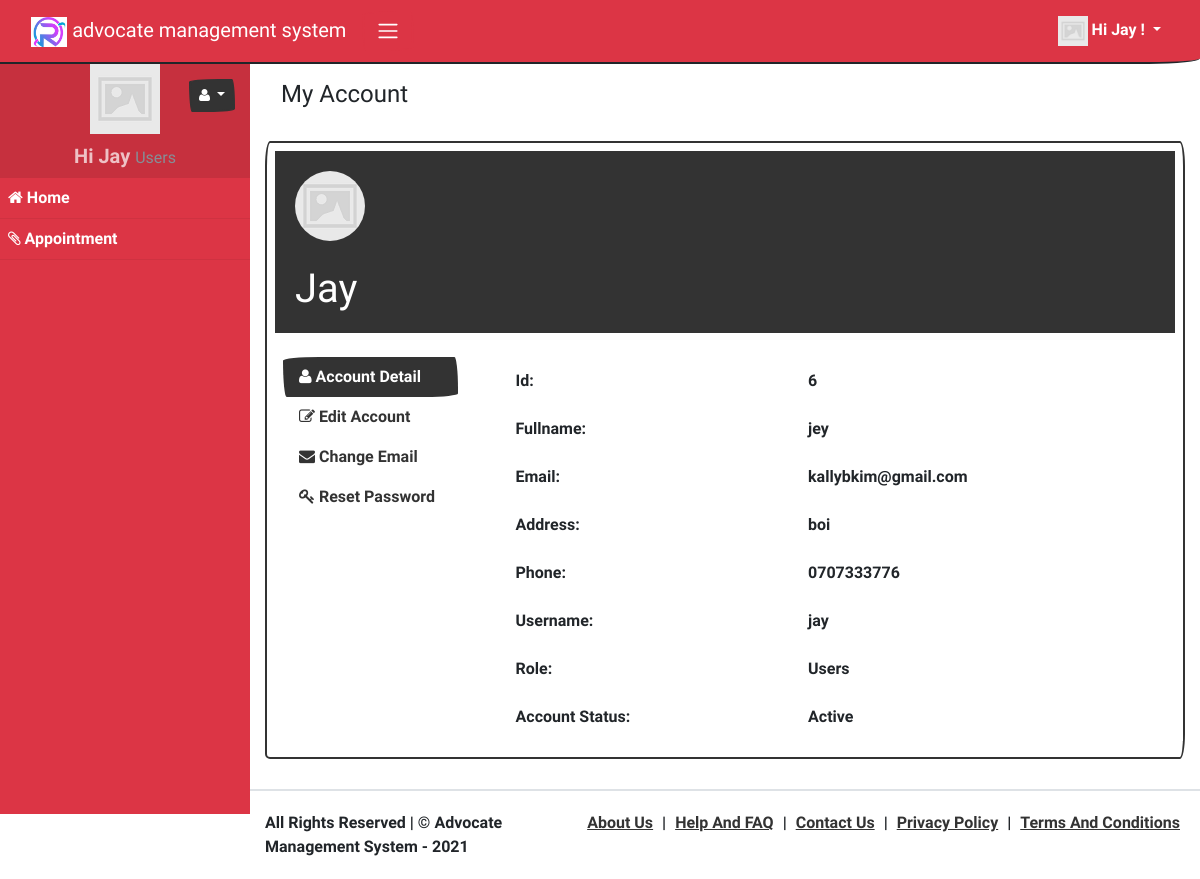
The app's page /account (signed in) with its own data.
### tables this page shows
CREATE TABLE `users` (
  `id` int(11) NOT NULL,
  `fullname` varchar(255) NOT NULL,
  `photo` varchar(255) NOT NULL,
  `email` varchar(255) NOT NULL,
  `address` varchar(255) NOT NULL,
  `phone` varchar(255) NOT NULL,
  `username` varchar(255) NOT NULL,
  `password` varchar(255) DEFAULT NULL,
  `role` varchar(255) NOT NULL,
  `login_session_key` varchar(255) DEFAULT NULL,
  `email_status` varchar(255) DEFAULT NULL,
  `password_expire_date` datetime DEFAULT '2021-04-02 00:00:00',
  `password_reset_key` varchar(255) DEFAULT NULL,
  `account_status` varchar(255) DEFAULT 'Pending'
);

### app/views/partials/account/view.php (the view, shortened to what the rows shown need)
<?php
$can_edit = ACL::is_allowed("users/edit");
?>
<?php
$page_element_id = "view-page-" . random_str();
$current_page = $this->set_current_page_link();
$data = $this->view_data;
?>
<section class="page" id="<?php echo $page_element_id; ?>" data-page-type="view"  data-display-type="table" data-page-url="<?php print_link($current_page); ?>">
    <div  class="">
        <div class="container">
            <div class="row ">
                <div class="col-md-12 comp-grid">
                    <div  class="card animated fadeIn page-content">
                        <?php
                        if(!empty($data)){
                        ?>
                        <div class="bg-primary m-2 mb-4">
                            <div class="profile">
                                <div class="avatar">
                                    <?php
                                    if(!empty(USER_PHOTO)){
                                    Html::page_img(USER_PHOTO, 100, 100);
                                    }
                                    ?>
                                </div>
                                <h1 class="title mt-4"><?php echo $data['username']; ?></h1>
                            </div>
                        </div>
                        <div class="row">
                            <div class="col-md-3">
                                <div class="mx-3 mb-3">
                                    <ul class="nav nav-pills flex-column text-left">
                                        <li class="nav-item">
                                            <a data-toggle="tab" href="#AccountPageView" class="nav-link active">
                                                <i class="fa fa-user"></i> Account Detail
                                            </a>
                                        </li>
                                        <li class="nav-item">
                                            <a data-toggle="tab" href="#AccountPageEdit" class="nav-link">
                                                <i class="fa fa-edit"></i> Edit Account
                                            </a>
                                        </li>
                                        <li class="nav-item">
                                            <a data-toggle="tab" href="#AccountPageChangeEmail" class="nav-link">
                                                <i class="fa fa-envelope"></i> Change Email
                                            </a>
                                        </li>
                                        <li class="nav-item">
                                            <a data-toggle="tab" href="#AccountPageChangePassword" class="nav-link">
                                                <i class="fa fa-key"></i> Reset Password
                                            </a>
                                        </li>
                                    </ul>
                                </div>
                            </div>
                            <div class="col-sm-9">
                                <div class="mb-3">
                                    <div class="tab-content">
                                        <div class="tab-pane show active fade" id="AccountPageView" role="tabpanel">
                                            <table class="table table-hover table-borderless table-striped">
                                                <tbody class="page-data" id="page-data-<?php echo $page_element_id; ?>">
                                                    <tr  class="td-id">
                                                        <th class="title"> Id: </th>
                                                        <td class="value"> <?php echo $data['id']; ?></td>
                                                    </tr>
                                                    <tr  class="td-fullname">
                                                        <th class="title"> Fullname: </th>
                                                        <td class="value">
                                                            <span <?php if($can_edit){ ?> data-value="<?php echo $data['fullname']; ?>"
                                                                class="is-editable" <?php } ?>>
                                                                <?php echo $data['fullname']; ?>
                                                            </span>
                                                        </td>
                                                    </tr>
                                                    <tr  class="td-email">
                                                        <th class="title"> Email: </th>
                                                        <td class="value"> <?php echo $data['email']; ?></td>
                                                    </tr>
                                                    <tr  class="td-address">
                                                        <th class="title"> Address: </th>
                                                        <td class="value">
                                                            <span <?php if($can_edit){ ?> data-value="<?php echo $data['address']; ?>"
                                                                class="is-editable" <?php } ?>>
                                                                <?php echo $data['address']; ?>
                                                            </span>
                                                        </td>
                                                    </tr>
                                                    <tr  class="td-phone">
                                                        <th class="title"> Phone: </th>
                                                        <td class="value">
                                                            <span <?php if($can_edit){ ?> data-value="<?php echo $data['phone']; ?>"
                                                                class="is-editable" <?php } ?>>
                                                                <?php echo $data['phone']; ?>
                                                            </span>
                                                        </td>
                                                    </tr>
                                                    <tr  class="td-username">
                                                        <th class="title"> Username: </th>
                                                        <td class="value">
                                                            <span <?php if($can_edit){ ?> data-value="<?php echo $data['username']; ?>"
                                                                class="is-editable" <?php } ?>>
                                                                <?php echo $data['username']; ?>
                                                            </span>
                                                        </td>
                                                    </tr>
                                                    <tr  class="td-role">
                                                        <th class="title"> Role: </th>
                                                        <td class="value">
                                                            <span <?php if($can_edit){ ?> data-source='<?php echo json_encode_quote(Menu :: $role); ?>'
                                                                class="is-editable" <?php } ?>>
                                                                <?php echo $data['role']; ?>
                                                            </span>
                                                        </td>
                                                    </tr>
                                                    <tr  class="td-account_status">
                                                        <th class="title"> Account Status: </th>
                                                        <td class="value">
                                                            <span <?php if($can_edit){ ?> data-source='<?php echo json_encode_quote(Menu :: $account_status); ?>'
                                                                class="is-editable" <?php } ?>>
                                                                <?php echo $data['account_status']; ?>
                                                            </span>
                                                        </td>
                                                    </tr>
                                                </tbody>
                                            </table>
                                        </div>
                                    </div>
                                </div>
                            </div>
                        </div>
                        <?php
                        }
                        ?>
                    </div>
                </div>
            </div>
        </div>
    </div>
</section>

### records on screen
users: username "Jay", id "6", fullname "jey", email "kallybkim@gmail.com", address "boi", phone "0707333776", username "jay", role "Users", account_status "Active"

### other values on screen
SITE_NAME "advocate management system"
USER_NAME "Jay"
ACL::$user_role "Users"
$menuobj['label'] "Home"
$menuobj['label'] "Appointment"
SITE_NAME "Advocate Management System"
